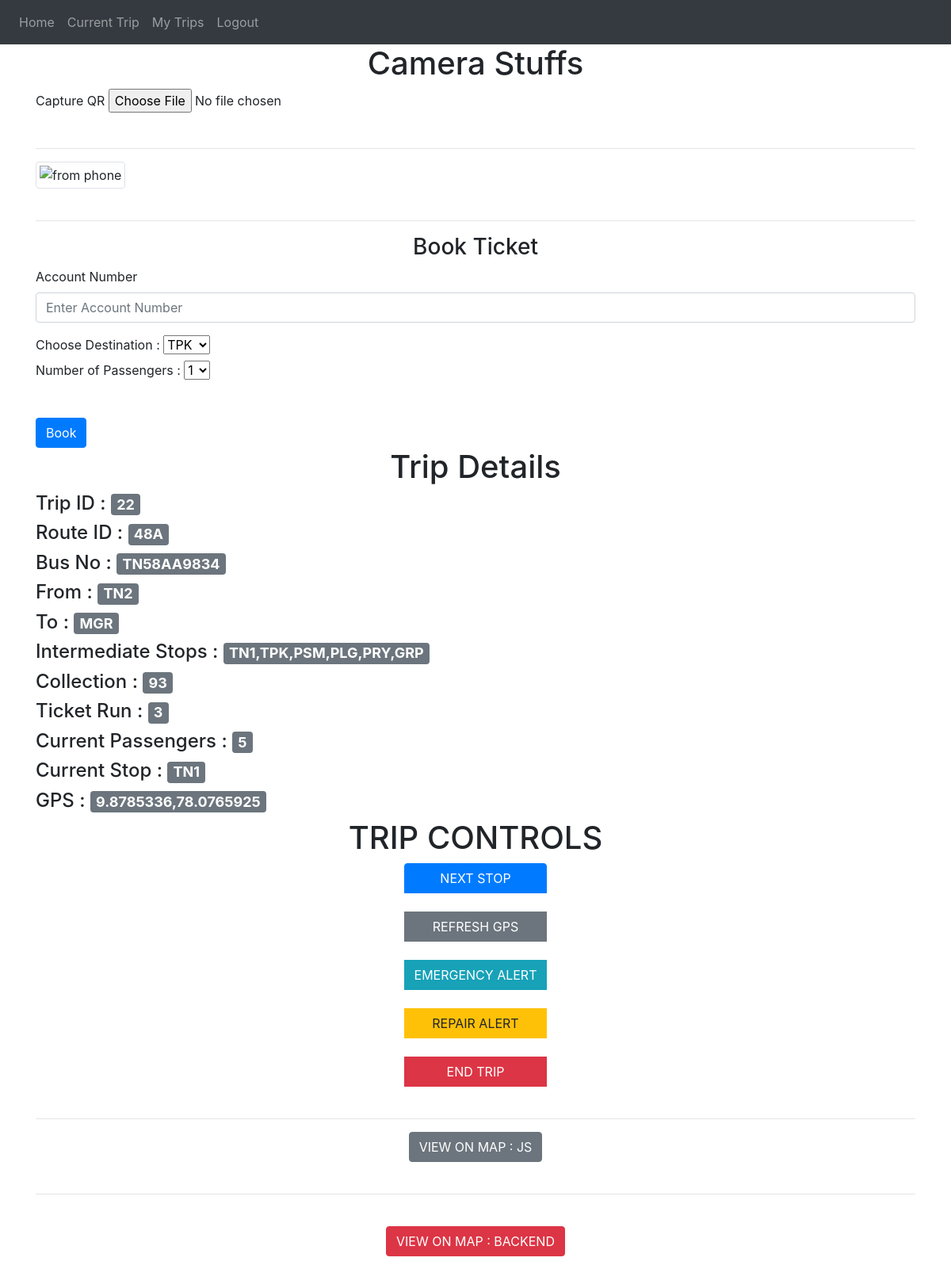
The page /conductor-current-trip (signed in) on the database its author committed.
### website/models.py (models this page shows)
class Trip(db.Model,UserMixin):
    trip_id = db.Column(db.Integer , primary_key = True)
    route_id = db.Column(db.String(100))
    conductor_id = db.Column(db.Integer , db.ForeignKey('user.id'))
    date = db.Column(db.String(100))
    collection = db.Column(db.Integer)
    ticket_run = db.Column(db.Integer)
    start_time =db.Column(db.String(100))
    end_time = db.Column(db.String(100))
    status =db.Column(db.String(1))
    current_passengers= db.Column(db.Integer)
    current_stop = db.Column(db.String)
    bus_no = db.Column(db.String)
    gps = db.Column(db.String)
    gps_update_time = db.Column(db.String)
    tickets = db.relationship('Ticket')

class Route(db.Model):
    route_id = db.Column(db.Text , primary_key = True)
    start =db.Column(db.String(100))
    end =db.Column(db.String(100))
    stops = db.Column(db.String(100))

### website/views.py (the view, shortened to what this page needs)
@views.route('/conductor-current-trip', methods=['GET', 'POST'])
@login_required
def conductor_current_trip ():
    conductor_details = Conductor_details.query.filter_by(conductor_id = current_user.id).first()
    if conductor_details.current_trip_id :
        trip = Trip.query.filter_by(trip_id= conductor_details.current_trip_id).first()
        route = Route.query.filter_by(route_id = trip.route_id ).first()
        display_stops = route.start +"," +route.stops + "," + route.end
        display_stops = display_stops.split(",")
        curr_stop = trip.current_stop
        curr_index = display_stops.index(curr_stop)
        display_stops = display_stops[curr_index+1:]
        return render_template("conductor_current_trip.html" , user = current_user, cd = conductor_details,trip = trip ,route=route,display_stops = display_stops)
    return render_template("conductor_current_trip.html" , user = current_user, cd = conductor_details)

### website/__init__.py (called while the page is built)
def create_app():
    app = Flask(__name__)
    app.config['SECRET_KEY'] = '#itsactuallyapassword'
    app.config['SQLALCHEMY_DATABASE_URI'] = f'sqlite:///{DB_NAME}'
    db.init_app(app)
    from .views import views
    from .auth import auth
    app.register_blueprint(views, url_prefix='/')
    app.register_blueprint(auth, url_prefix='/')
    from .models import User, Conductor_details
    create_database(app)
    login_manager = LoginManager()
    login_manager.login_view = 'auth.login'
    login_manager.init_app(app)
    @login_manager.user_loader
    def load_user(id):
        return User.query.get(int(id))
    return app

### website/templates/conductor_current_trip.html (shortened to what this page needs)
{% extends "base.html" %}
{% block content %}
{%if cd.current_trip_id %}
<div>
    <div>
        <h1 align = "center">
            Camera Stuffs
        </h1>
    </div>
    <div>
            <form action="#" id="myform" enctype="multipart/form-data">
                <label for="capture">Capture QR</label>
                <input type="file"
                id="capture"
                accept="image/*"
                capture
                />
                <br/>
            </form>
            <br>
            <hr>
            {%if 1%}
            <img class = "img-fluid img-thumbnail " src="" id="img" alt="from phone"/>
            {%endif%}
    </div>
</div>
<br><hr>
    <form method="POST">
        <h3 align="center">Book Ticket</h3>
        <div class="form-group">
            <label for="email">Account Number</label>
            <input
                type="text"
                class="form-control"
                id="account_number"
                name="account_number"
                placeholder="Enter Account Number"
            />
            </div>
            <div class="form-group input-group-lg">
            <label for="to">Choose Destination      :</label>
            <select id="to" name="to" class="form-grp">
                {%for stop in display_stops%}
                <option value={{stop}}>{{stop}}</option>
                {%endfor%}
            </select>
            <div class="form-group">
            <label for="no">Number of Passengers  :</label>
            <select id="no" name="no" >
                {%for i in range(1,10)%}
                <option value={{i}}>{{i}}</option>
                {%endfor%}
            </select>
        </div>
        <br>
        <button type="submit" class="btn btn-primary" onclick="refreshGPS()">Book</button>
    </form>
    <div>
        <h1 align = "center">Trip Details</h1>
        <h4>Trip ID            :    <span class="badge bg-secondary btn-primary">{{trip.trip_id}}</span></h4>
        <h4>Route ID           :    <span class="badge bg-secondary btn-primary">{{trip.route_id}}</span></h4>
        <h4>Bus No             :    <span class="badge bg-secondary btn-primary">{{trip.bus_no}}</span></h4>
        <h4>From               :    <span class="badge bg-secondary btn-primary">{{route.start}}</span></h4>
        <h4>To                 :    <span class="badge bg-secondary btn-primary">{{route.end}}</span></h4>
        <h4>Intermediate Stops :    <span class="badge bg-secondary btn-primary">{{route.stops}}</span></h4>
        <h4>Collection         :    <span class="badge bg-secondary btn-primary">{{trip.collection}}</span></h4>
        <h4>Ticket Run         :    <span class="badge bg-secondary btn-primary">{{trip.ticket_run}}</span></h4>
        <h4>Current Passengers :    <span class="badge bg-secondary btn-primary">{{trip.current_passengers}}</span></h4>
        <h4>Current Stop       :    <span class="badge bg-secondary btn-primary">{{trip.current_stop}}</span></h4>
        <h4>GPS                :    <span class="badge bg-secondary btn-primary">{{trip.gps}}</span></h4>
    </div>
    <div align = "center"  >
        <h1 align = "center">TRIP CONTROLS</h1>
        <div class="btn-group-vertical" role="group" aria-label="Vertical button group" >
        <a class="btn  btn-primary  " href="/conductor-utility-next-stop/{{cd.current_trip_id}} " role="button" onclick="refreshGPS()" > NEXT STOP  </a><br>
        <button type = "button " class = "btn btn-secondary" onclick="refreshGPS()" >REFRESH GPS</button><br>
        <a class="btn  btn-info " href="/conductor-utility-emergency-alert/{{route}} " role="button"  >EMERGENCY ALERT</a><br>
        <a class="btn  btn-warning " href="/conductor-utility-repair-alert/{{cd.current_trip_id}} " role="button"  >REPAIR ALERT</a><br>
        <a class="btn  btn-danger " href="/conductor-utility-end-trip/{{cd.current_trip_id}} " role="button" onclick="refreshGPS()"  > END TRIP </a><br>
    </div>
<br><hr>
<button type = "button " class = "btn btn-secondary" onclick="newTab({{trip.gps}})" >VIEW ON MAP : JS </button><br>
<br><hr><br>
<a class="btn  btn-danger " href="/utility-view-map/{{cd.current_trip_id}} " role="button"  > VIEW ON MAP : BACKEND </a><br>
    </div>
{%endif%}
{% endblock %}

### rows shown on the page
Trip: trip_id "22", route_id "48A", bus_no "TN58AA9834", collection "93", ticket_run "3", current_passengers "5", current_stop "TN1", gps "9.8785336,78.0765925"
Route: start "TN2", end "MGR", stops "TN1,TPK,PSM,PLG,PRY,GRP"

### other values the page prints
form field to "TPK"
form field no "1"
